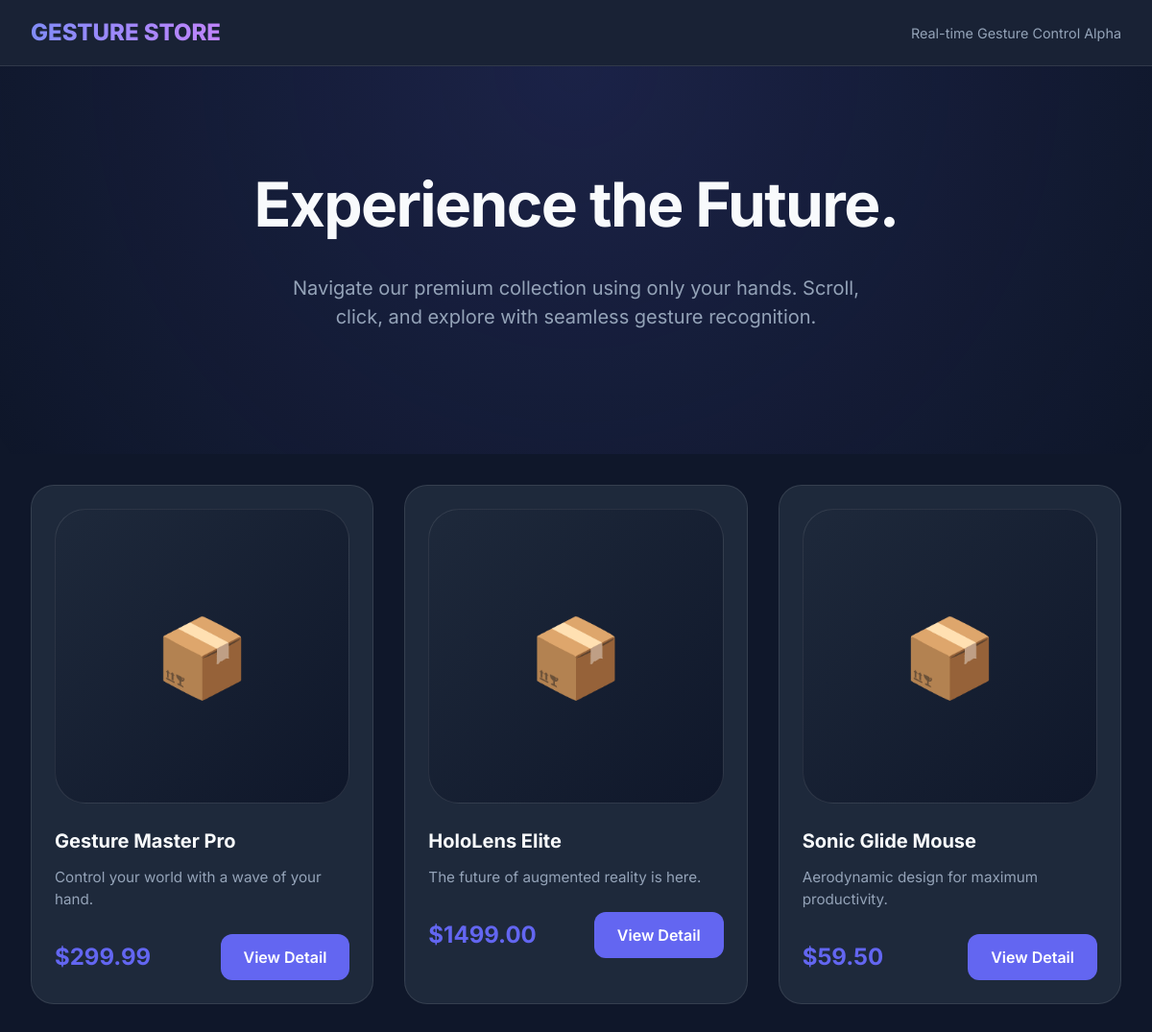
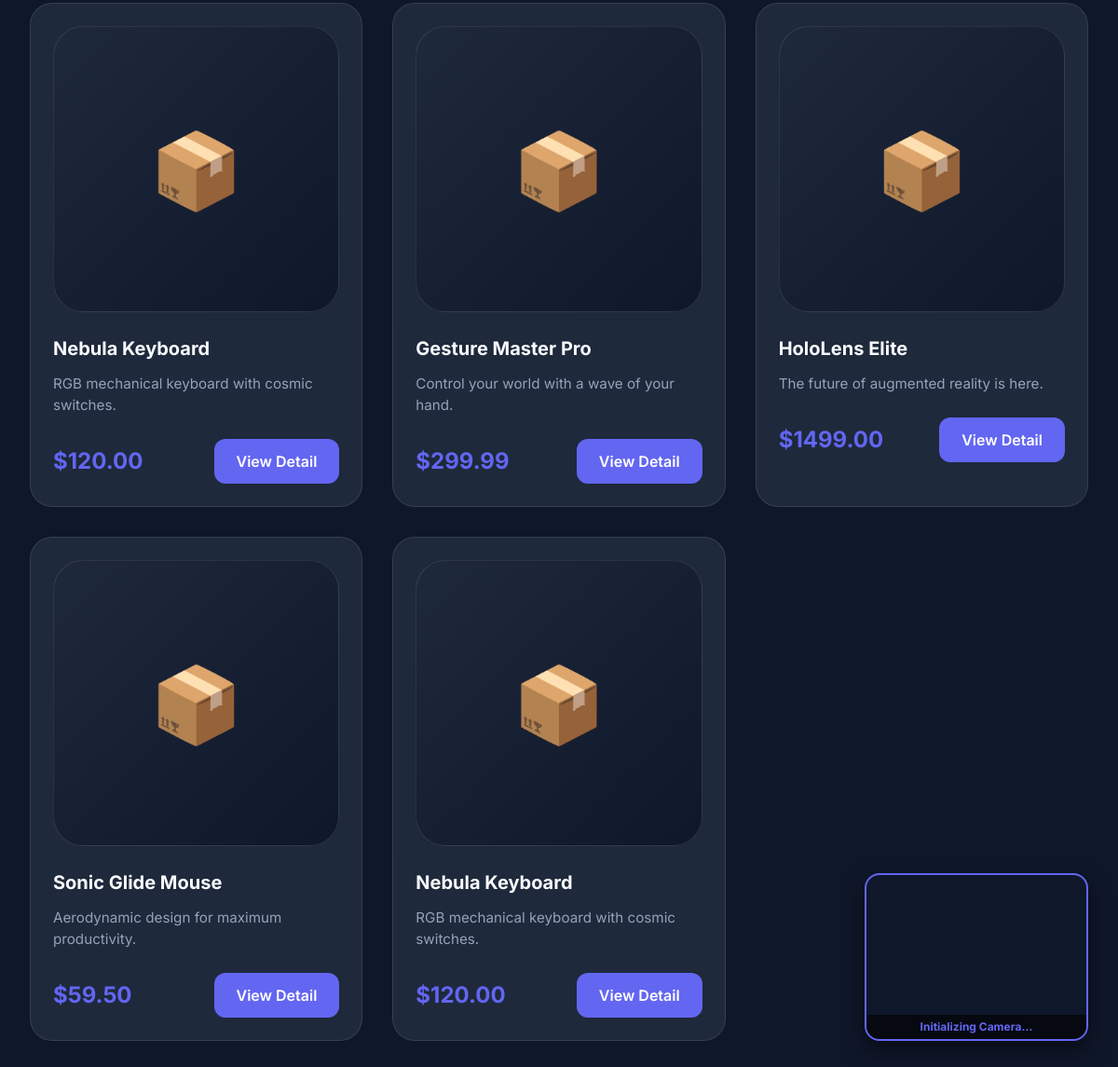
The page / on the database its author committed (2 pictures, top to bottom).
### app/models.py (models this page shows)
class Product(Base):
    __tablename__ = "products"
    id = Column(Integer, primary_key=True, index=True)
    name = Column(String, index=True)
    description = Column(String)
    price = Column(Float)

### app/main.py (the view)
@app.get("/")
def read_root(request: Request, db: Session = Depends(get_db)):
    products = db.query(Product).all()
    return templates.TemplateResponse(
        request=request, name="index.html", context={"products": products}
    )

### app/templates/index.html (shortened to what this page needs)
<!DOCTYPE html>
<html lang="en">
<head>
    <link rel="stylesheet" href="/static/css/style.css">
</head>
<body>
    <header>
        <div class="logo">GESTURE STORE</div>
        <div class="nav-links">
            <span style="color: var(--text-secondary); font-size: 0.9rem;">Real-time Gesture Control Alpha</span>
        </div>
    </header>
    <main>
        <section class="hero animate-fade-in">
            <h1>Experience the Future.</h1>
            <p>Navigate our premium collection using only your hands. Scroll, click, and explore with seamless gesture recognition.</p>
        </section>
        <div class="container">
            <div class="product-grid">
                {% for product in products %}
                <div class="product-card animate-fade-in" onclick="window.location.href='/product/{{ product.id }}'">
                    <div class="product-image-placeholder">📦</div>
                    <div style="margin-top: 1.5rem;">
                        <h3>{{ product.name }}</h3>
                        <p>{{ product.description }}</p>
                        <div style="display: flex; justify-content: space-between; align-items: center;">
                            <span class="price">${{ "%.2f"|format(product.price) }}</span>
                            <span class="btn">View Detail</span>
                        </div>
                    </div>
                </div>
                {% endfor %}
            </div>
        </div>
    </main>
    <div id="webcam-container">
        <video id="video-preview" muted></video>
        <div class="gesture-status" id="gesture-text">Initializing Camera...</div>
    </div>
</body>
</html>

### app/static/css/style.css (style rules this page uses)
:root { --primary: #6366f1; --primary-hover: #4f46e5; --bg-dark: #0f172a; --bg-card: #1e293b; --text-primary: #f8fafc; --text-secondary: #94a3b8; --glass: rgba(30, 41, 59, 0.7); --border: rgba(255, 255, 255, 0.1); }
* { margin: 0; padding: 0; box-sizing: border-box; }
body { font-family: 'Inter', system-ui, -apple-system, sans-serif; background-color: var(--bg-dark); color: var(--text-primary); overflow-x: hidden; line-height: 1.5; }
header { position: sticky; top: 0; z-index: 50; background: var(--glass); backdrop-filter: blur(12px); border-bottom: 1px solid var(--border); padding: 1rem 2rem; display: flex; justify-content: space-between; align-items: center; }
.logo { font-size: 1.5rem; font-weight: 800; background: linear-gradient(to right, #818cf8, #c084fc); -webkit-background-clip: text; -webkit-text-fill-color: transparent; }
#webcam-container { position: fixed; bottom: 2rem; right: 2rem; width: 240px; height: 180px; border-radius: 1rem; overflow: hidden; border: 2px solid var(--primary); box-shadow: 0 10px 25px rgba(0, 0, 0, 0.5); z-index: 100; transition: transform 0.3s cubic-bezier(0.4, 0, 0.2, 1); }
#video-preview, #skeleton-canvas { width: 100%; height: 100%; object-fit: cover; transform: scaleX(-1); }
.gesture-status { position: absolute; bottom: 0; left: 0; right: 0; background: rgba(0, 0, 0, 0.6); padding: 0.25rem 0.5rem; font-size: 0.75rem; text-align: center; color: var(--primary); font-weight: bold; }
.hero { padding: 6rem 2rem; text-align: center; background: radial-gradient(circle at top, rgba(99, 102, 241, 0.15), transparent); }
.hero h1 { font-size: 4rem; margin-bottom: 1.5rem; letter-spacing: -0.025em; }
.hero p { font-size: 1.25rem; color: var(--text-secondary); max-width: 600px; margin: 0 auto 2rem; }
.container { max-width: 1200px; margin: 0 auto; padding: 2rem; }
.product-grid { display: grid; grid-template-columns: repeat(auto-fill, minmax(280px, 1fr)); gap: 2rem; }
.product-card { background: var(--bg-card); border-radius: 1.5rem; padding: 1.5rem; border: 1px solid var(--border); transition: all 0.3s ease; cursor: pointer; position: relative; overflow: hidden; }
.product-card::before { content: ''; position: absolute; top: 0; left: 0; width: 100%; height: 100%; background: linear-gradient(45deg, transparent, rgba(99, 102, 241, 0.05), transparent); transform: translateX(-100%); transition: 0.5s; }
.product-card h3 { margin-bottom: 0.75rem; font-size: 1.25rem; }
.product-card p { color: var(--text-secondary); font-size: 0.95rem; margin-bottom: 1.5rem; }
.price { font-size: 1.5rem; font-weight: 700; color: var(--primary); }
.btn { display: inline-block; background: var(--primary); color: white; padding: 0.75rem 1.5rem; border-radius: 0.75rem; text-decoration: none; font-weight: 600; transition: background 0.2s; }
.animate-fade-in { animation: fadeInUp 0.6s ease forwards; }
.product-image-placeholder { aspect-ratio: 1; background: linear-gradient(135deg, #1e293b 0%, #0f172a 100%); border-radius: 2rem; display: flex; align-items: center; justify-content: center; font-size: 5rem; border: 1px solid var(--border); }

### rows shown on the page
Product: name "Gesture Master Pro", description "Control your world with a wave of your hand.", price "299.99"
Product: name "HoloLens Elite", description "The future of augmented reality is here.", price "1499.00"
Product: name "Sonic Glide Mouse", description "Aerodynamic design for maximum productivity.", price "59.50"
Product: name "Nebula Keyboard", description "RGB mechanical keyboard with cosmic switches.", price "120.00"
Product: name "Gesture Master Pro", description "Control your world with a wave of your hand.", price "299.99"
Product: name "HoloLens Elite", description "The future of augmented reality is here.", price "1499.00"
Product: name "Sonic Glide Mouse", description "Aerodynamic design for maximum productivity.", price "59.50"
Product: name "Nebula Keyboard", description "RGB mechanical keyboard with cosmic switches.", price "120.00"
